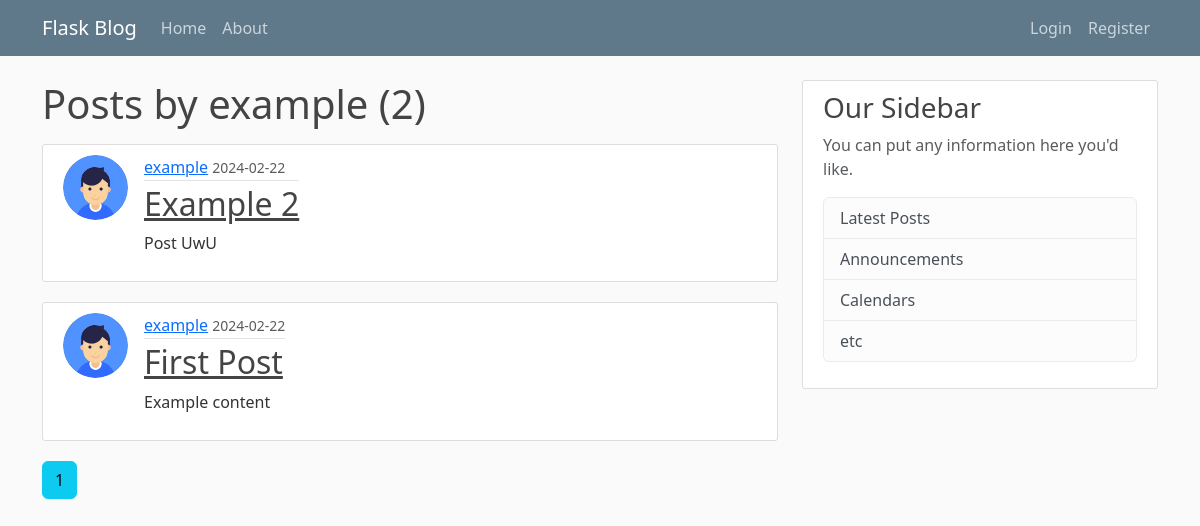
The app's page /user/example, older data.
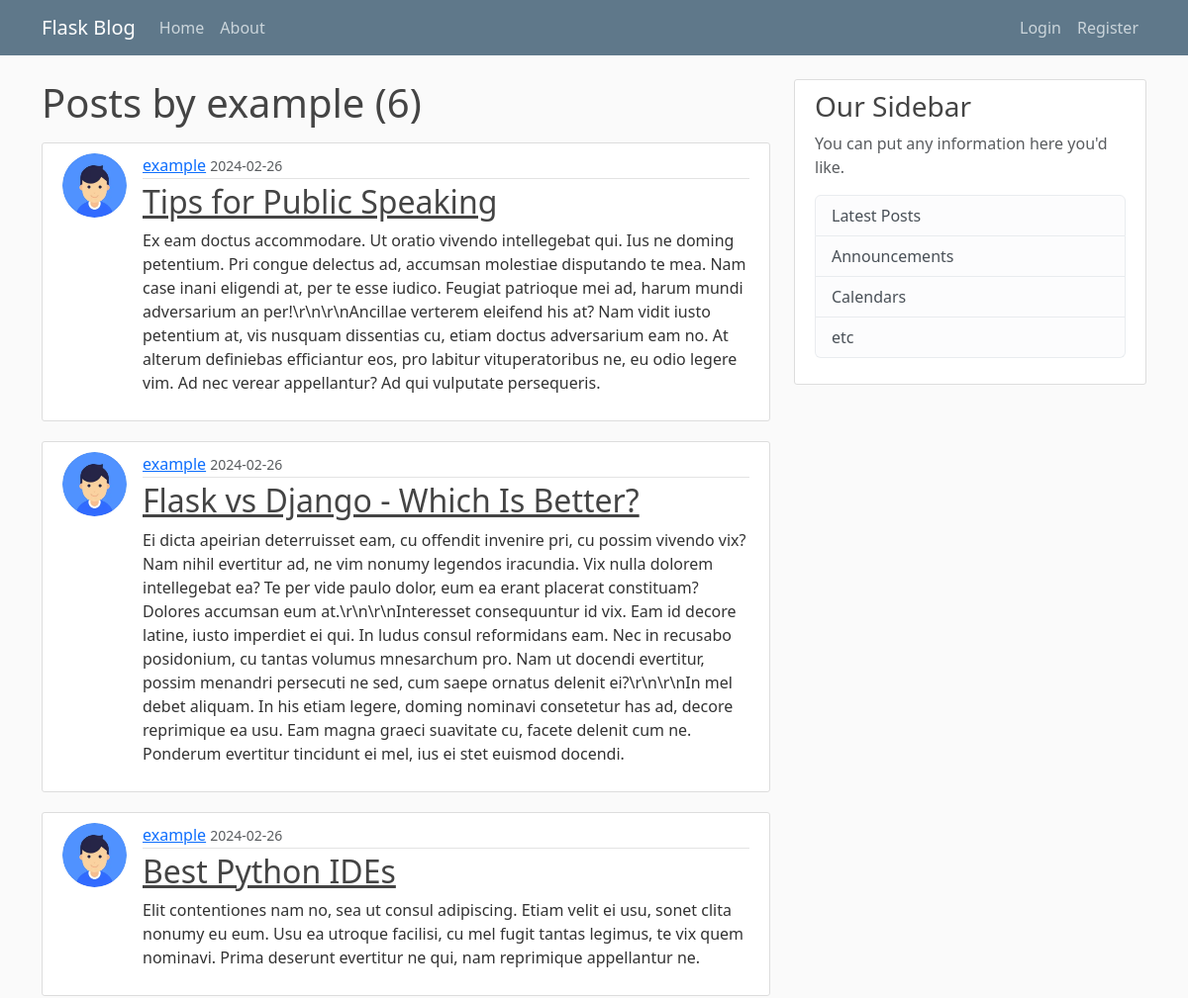
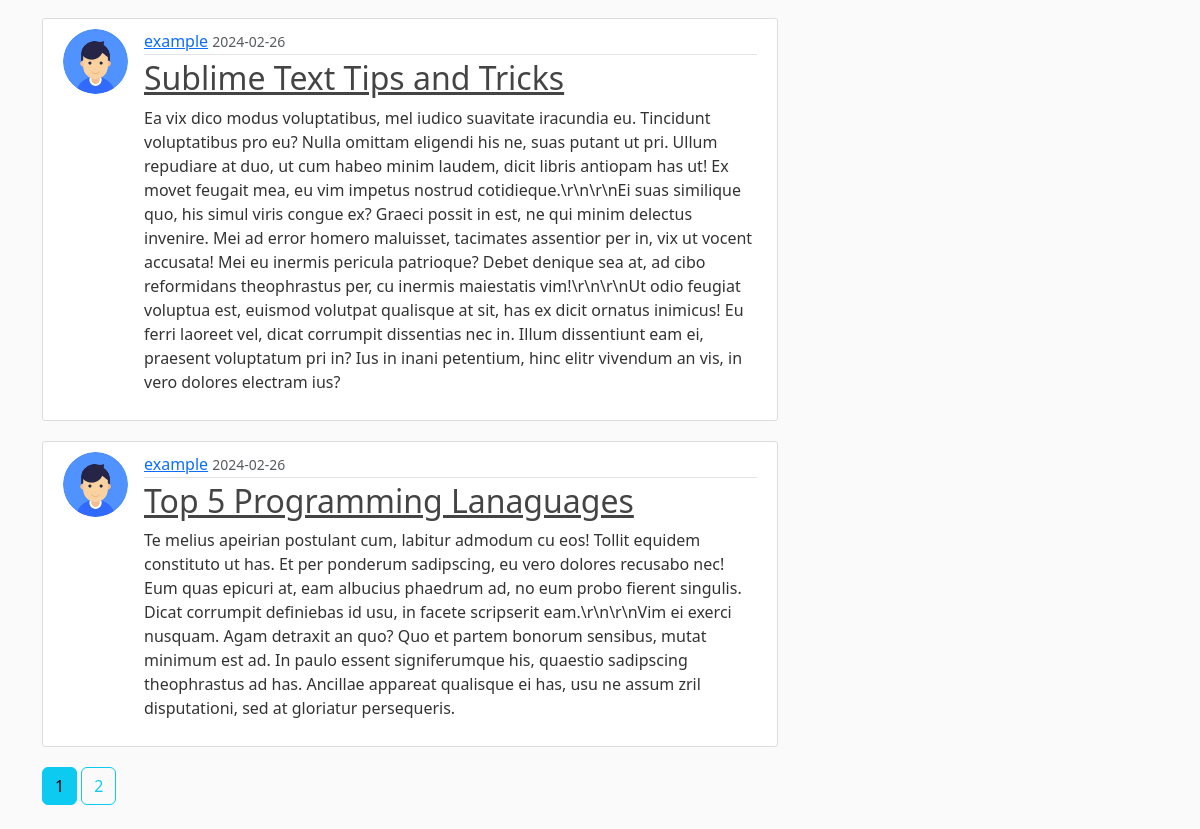
The same page, newer data (2 pictures, top to bottom).
### flaskblog/models.py (models this page shows, shortened)
class User(db.Model, UserMixin):
    id = db.Column(db.Integer, primary_key=True)
    username = db.Column(db.String(20), unique=True, nullable=False)
    email = db.Column(db.String(120), unique=True, nullable=False)
    image_file = db.Column(db.String(20), nullable=False, default='default.jpg')
    password = db.Column(db.String(60), nullable=False)
    posts = db.relationship('Post', backref='author', lazy=True)

class Post(db.Model):
    id = db.Column(db.Integer, primary_key=True)
    title = db.Column(db.String(100), nullable=False)
    date_posted = db.Column(db.DateTime, nullable=False, default=datetime.utcnow)
    content = db.Column(db.Text, nullable=False)
    user_id = db.Column(db.Integer, db.ForeignKey('user.id'), nullable=False)

### flaskblog/routes.py (the view)
@app.route("/user/<string:username>")
def user_posts(username):
    page = request.args.get('page', 1, type= int)
    user = User.query.filter_by(username= username).first_or_404()
    posts = Post.query.filter_by(author= user)\
        .order_by(Post.date_posted.desc())\
        .paginate(page= page, per_page= 5)
    return render_template('user_posts.html', posts= posts, user= user)

### flaskblog/templates/user_posts.html
{% extends 'layout.html' %}
{% block content %}
    <h1 class= "mb-3">Posts by {{ user.username }} ({{ posts.total }}) </h1>
    {% for post in posts.items %}
        <article class="media content-section" style= "display: flex;">
            <img class= "rounded-circle article-img" src= "{{ url_for('static', filename= 'profile_pics/' + post.author.image_file) }}">
            <div class="media-body">
            <div class="article-metadata">
                <a class="mr-2" href="{{ url_for('user_posts', username= post.author.username) }}">{{ post.author.username }}</a>
                <small class="text-muted">{{ post.date_posted.strftime('%Y-%m-%d') }}</small>
            </div>
            <h2><a class="article-title" href="{{ url_for('post', post_id= post.id) }}">{{ post.title }}</a></h2>
            <p class="article-content">{{ post.content }}</p>
            </div>
        </article>
    {% endfor %}
    {% for page_num in posts.iter_pages( left_edge= 1, right_edge= 1, left_current= 1, right_current= 1 ) %}
        {% if page_num %}
            {% if posts.page == page_num %}
                <a class= "btn btn-info mb-4" href= "{{ url_for('user_posts', username= user.username, page= page_num) }}"> {{ page_num }} </a>
            {% else %}
                <a class= "btn btn-outline-info mb-4" href= "{{ url_for('user_posts', username= user.username, page= page_num) }}"> {{ page_num }} </a>
            {% endif %}
        {% else %}
            ...
        {% endif %}
    {% endfor %}
{% endblock content %}

### flaskblog/templates/layout.html (shortened to what this page needs)
<!DOCTYPE html>
<html>
    <head>
        <link href="https://cdn.jsdelivr.net/npm/bootstrap@5.3.2/dist/css/bootstrap.min.css" rel="stylesheet">
        <link rel= "stylesheet" type= "text/css" href= "{{ url_for('static', filename= 'main.css') }}">
    </head>
    <body>
        <header class="site-header">
            <nav class="navbar navbar-expand-md navbar-dark bg-steel fixed-top">
                <div class="container">
                    <a class="navbar-brand mr-4" href="/">Flask Blog</a>
                    <div class="collapse navbar-collapse" id="navbarToggle" style="justify-content: space-between;">
                        <div class="navbar-nav mr-auto">
                            <a class="nav-item nav-link" href="{{ url_for('home') }}">Home</a>
                            <a class="nav-item nav-link" href="{{ url_for('about') }}">About</a>
                        </div>
                        <div class="navbar-nav">
                            {% if current_user.is_authenticated %}
                                <a class="nav-item nav-link" href="{{ url_for('newPost') }}">New Post</a>
                                <a class="nav-item nav-link" href="{{ url_for('account') }}">Account</a>
                                <a class="nav-item nav-link" href="{{ url_for('logout') }}">Logout</a>
                            {% else %}
                                <a class="nav-item nav-link" href="{{ url_for('login') }}">Login</a>
                                <a class="nav-item nav-link" href="{{ url_for('register') }}">Register</a>
                            {% endif %}
                        </div>
                    </div>
                </div>
            </nav>
        </header>
        <main role="main" class="container">
            <div class="row">
              <div class="col-md-8">
                {% block content %}{% endblock %}
              </div>
              <div class="col-md-4">
                <div class="content-section">
                  <h3>Our Sidebar</h3>
                  <p class='text-muted'>You can put any information here you'd like.
                    <ul class="list-group">
                      <li class="list-group-item list-group-item-light">Latest Posts</li>
                      <li class="list-group-item list-group-item-light">Announcements</li>
                      <li class="list-group-item list-group-item-light">Calendars</li>
                      <li class="list-group-item list-group-item-light">etc</li>
                    </ul>
                  </p>
                </div>
              </div>
            </div>
        </main>
    </body>
</html>

### flaskblog/static/main.css (style rules this page uses)
body { background: #fafafa; color: #333333; margin-top: 5rem; }
h1, h2, h3, h4, h5, h6 { color: #444444; }
.bg-steel { background-color: #5f788a; }
.site-header .navbar-nav .nav-link { color: #cbd5db; }
.content-section { background: #ffffff; padding: 10px 20px; border: 1px solid #dddddd; border-radius: 3px; margin-bottom: 20px; }
.article-title { color: #444444; }
.article-content { white-space: pre-line; }
.article-img { height: 65px; width: 65px; margin-right: 16px; }
.article-metadata { padding-bottom: 1px; margin-bottom: 4px; border-bottom: 1px solid #e3e3e3 }

Row changes from the older to the newer data that the page shows:
removed Post: image_file (picture), author.username "example", date_posted "2024-02-22", title "Example 2", content "Post UwU"
no longer on this page (row unchanged): Post: image_file (picture), author.username "example", date_posted "2024-02-22", title "First Post", content "Example content"
added Post: image_file (picture), author.username "example", date_posted "2024-02-26", title "Tips for Public Speaking", content "Ex eam doctus accommodare. Ut oratio vivendo intellegebat qui. Ius ne doming petentium. Pri congue delectus ad, accumsan molestiae disputando te mea. Nam case inani eligendi at, per te esse iudico. Feugiat patrioque mei ad, harum mundi adversarium an per!\\r\\n\\r\\nAncillae verterem eleifend his at? Nam vidit iusto petentium at, vis nusquam dissentias cu, etiam doctus adversarium eam no. At alterum definiebas efficiantur eos, pro labitur vituperatoribus ne, eu odio legere vim. Ad nec verear appellantur? Ad qui vulputate persequeris."
added Post: image_file (picture), author.username "example", date_posted "2024-02-26", title "Flask vs Django - Which Is Better?", content "Ei dicta apeirian deterruisset eam, cu offendit invenire pri, cu possim vivendo vix? Nam nihil evertitur ad, ne vim nonumy legendos iracundia. Vix nulla dolorem intellegebat ea? Te per vide paulo dolor, eum ea erant placerat constituam? Dolores accumsan eum at.\\r\\n\\r\\nInteresset consequuntur id vix. Eam id decore latine, iusto imperdiet ei qui. In ludus consul reformidans eam. Nec in recusabo posidonium, cu tantas volumus mnesarchum pro. Nam ut docendi evertitur, possim menandri persecuti ne sed, cum saepe ornatus delenit ei?\\r\\n\\r\\nIn mel debet aliquam. In his etiam legere, doming nominavi consetetur has ad, decore reprimique ea usu. Eam magna graeci suavitate cu, facete delenit cum ne.…"
added Post: image_file (picture), author.username "example", date_posted "2024-02-26", title "Best Python IDEs", content "Elit contentiones nam no, sea ut consul adipiscing. Etiam velit ei usu, sonet clita nonumy eu eum. Usu ea utroque facilisi, cu mel fugit tantas legimus, te vix quem nominavi. Prima deserunt evertitur ne qui, nam reprimique appellantur ne."
added Post: image_file (picture), author.username "example", date_posted "2024-02-26", title "Sublime Text Tips and Tricks", content "Ea vix dico modus voluptatibus, mel iudico suavitate iracundia eu. Tincidunt voluptatibus pro eu? Nulla omittam eligendi his ne, suas putant ut pri. Ullum repudiare at duo, ut cum habeo minim laudem, dicit libris antiopam has ut! Ex movet feugait mea, eu vim impetus nostrud cotidieque.\\r\\n\\r\\nEi suas similique quo, his simul viris congue ex? Graeci possit in est, ne qui minim delectus invenire. Mei ad error homero maluisset, tacimates assentior per in, vix ut vocent accusata! Mei eu inermis pericula patrioque? Debet denique sea at, ad cibo reformidans theophrastus per, cu inermis maiestatis vim!\\r\\n\\r\\nUt odio feugiat voluptua est, euismod volutpat qualisque at sit, has ex dicit ornatus…"
added Post: image_file (picture), author.username "example", date_posted "2024-02-26", title "Top 5 Programming Lanaguages", content "Te melius apeirian postulant cum, labitur admodum cu eos! Tollit equidem constituto ut has. Et per ponderum sadipscing, eu vero dolores recusabo nec! Eum quas epicuri at, eam albucius phaedrum ad, no eum probo fierent singulis. Dicat corrumpit definiebas id usu, in facete scripserit eam.\\r\\n\\r\\nVim ei exerci nusquam. Agam detraxit an quo? Quo et partem bonorum sensibus, mutat minimum est ad. In paulo essent signiferumque his, quaestio sadipscing theophrastus ad has. Ancillae appareat qualisque ei has, usu ne assum zril disputationi, sed at gloriatur persequeris."
Text that changed along with them:
{{ posts.total }}: "2" → "6"
new list line: "2"
